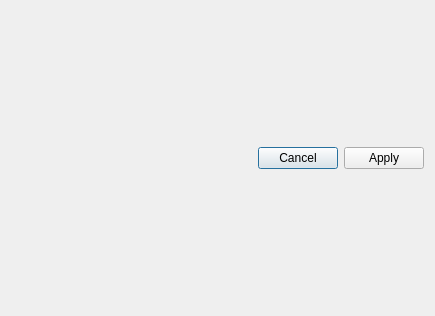
<?xml version="1.0" encoding="UTF-8"?>
<ui version="4.0">
 <class>PatternWizard</class>
 <widget class="QDialog" name="PatternWizard">
  <property name="geometry">
   <rect>
    <x>0</x>
    <y>0</y>
    <width>435</width>
    <height>316</height>
   </rect>
  </property>
  <property name="windowTitle">
   <string>Dialog</string>
  </property>
  <layout class="QVBoxLayout" name="verticalLayout">
   <item>
    <layout class="QVBoxLayout" name="patternWizardLayout">
     <item>
      <widget class="QDialogButtonBox" name="mainButtonBox">
       <property name="orientation">
        <enum>Qt::Horizontal</enum>
       </property>
       <property name="standardButtons">
        <set>QDialogButtonBox::Apply|QDialogButtonBox::Cancel</set>
       </property>
      </widget>
     </item>
    </layout>
   </item>
  </layout>
 </widget>
 <resources/>
 <connections>
  <connection>
   <sender>mainButtonBox</sender>
   <signal>rejected()</signal>
   <receiver>PatternWizard</receiver>
   <slot>reject()</slot>
   <hints>
    <hint type="sourcelabel">
     <x>316</x>
     <y>260</y>
    </hint>
    <hint type="destinationlabel">
     <x>286</x>
     <y>274</y>
    </hint>
   </hints>
  </connection>
  <connection>
   <sender>mainButtonBox</sender>
   <signal>accepted()</signal>
   <receiver>PatternWizard</receiver>
   <slot>accept()</slot>
   <hints>
    <hint type="sourcelabel">
     <x>248</x>
     <y>254</y>
    </hint>
    <hint type="destinationlabel">
     <x>157</x>
     <y>274</y>
    </hint>
   </hints>
  </connection>
 </connections>
</ui>
